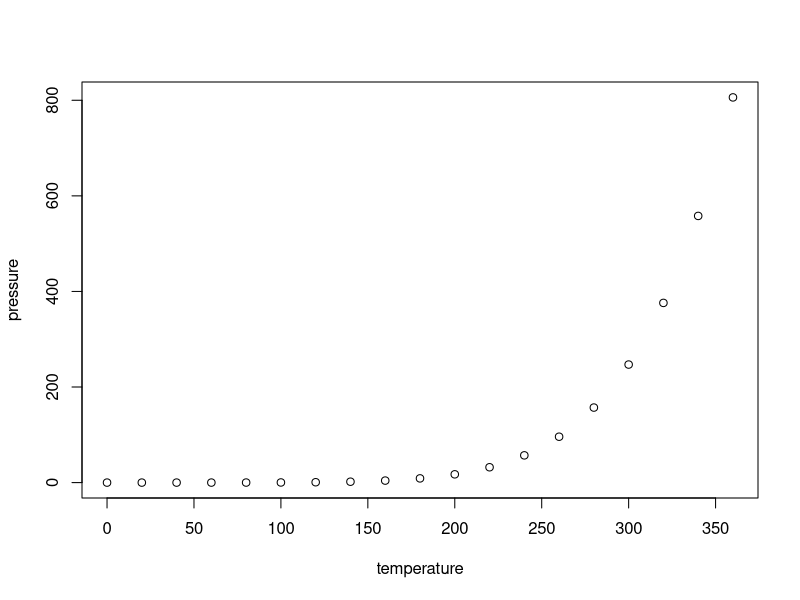
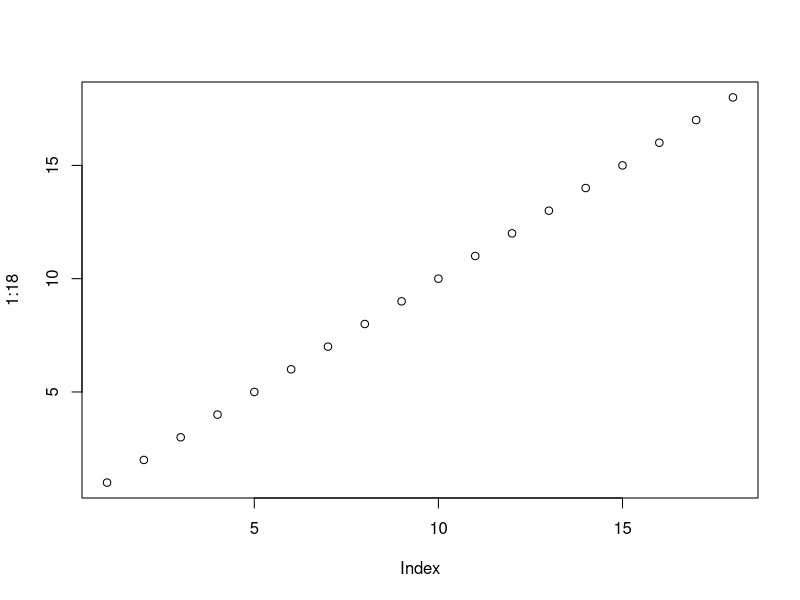

These charts were generated, in order, by the following R code:
## ---- chunk 1
knitr::opts_chunk$set(echo = TRUE)
## ---- chunk 2
summary(cars)
## ---- chunk 3
plot(pressure)
## ---- chunk 4
plot(1:18)
